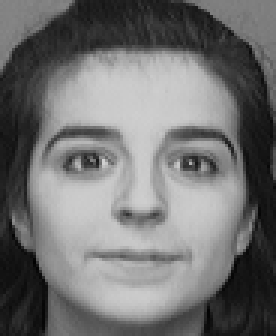
//> input picture jetson_tk1/face_recognition/data/s10/10.pgm, 92 x 112 px, given in place of the camera (shown 3 times larger)
$ ./face_recognition data/s10/10.pgm   (built with g++ and OpenCV 4)
//> lines starting //> are read from the running program, lines starting //| are printed output that depends on the picture
// [44 lines of licence text are left out]

#include <stdio.h>
#include <unistd.h>
#include <fcntl.h>
#include <iostream>
#include <vector>
#include <string>
#include "face_recognition.h"

std::string g_name_cascade = "../face_detection/data/haarcascades/haarcascade_frontalface_alt.xml";
std::string g_name_nested_cascade = "../face_detection/data/haarcascades/haarcascade_eye_tree_eyeglasses.xml";
std::string g_save_model_path = "face_recognition_model.txt";

cv::Ptr<cv::FaceRecognizer> g_model;
FaceRecognition g_face_recognition;

FaceRecognition::FaceRecognition(void)
{
    serial_id_ = open(DEVICE, O_WRONLY);

    if (!serial_id_) {
        std::cout << "Open UART failed!" << std::endl;
        close(serial_id_);
        exit(1);
    }
}

FaceRecognition::~FaceRecognition(void)
{
    close(serial_id_);
}

void FaceRecognition::detectAndDraw(cv::Mat image,
                                    cv::CascadeClassifier &cascade,
                                    cv::CascadeClassifier &nested_cascade,
                                    double scale,
                                    bool try_flip)
{
    int    i    = 0;
    double tick = 0.0;
    std::vector<cv::Rect> faces_a, faces_b;
    cv::Scalar colors[] = {
        CV_RGB(0, 0, 255),
        CV_RGB(0, 128, 255),
        CV_RGB(0, 255, 255),
        CV_RGB(0, 255, 0),
        CV_RGB(255, 128, 0),
        CV_RGB(255, 255, 0),
        CV_RGB(255, 0, 0),
        CV_RGB(255, 0, 255)
    };
    cv::Mat image_gray;
    cv::Mat image_small(cvRound(image.rows / scale),
                        cvRound(image.cols / scale),
                        CV_8UC1);
    // Convert to gray image.
    cv::cvtColor(image, image_gray, CV_BGR2GRAY);
    // Convert gray image to small size.
    cv::resize(image_gray, image_small, image_small.size(), 0, 0,
               cv::INTER_LINEAR);
    cv::equalizeHist(image_small, image_small);

    tick = (double)cvGetTickCount();
    cascade.detectMultiScale(image_small, faces_a, 1.1, 2, 0 |
                             CV_HAAR_SCALE_IMAGE, cv::Size(30, 30));

    if (try_flip) {
        cv::flip(image_small, image_small, 1);
        cascade.detectMultiScale(image_small, faces_b, 1.1, 2, 0 |
                                 CV_HAAR_SCALE_IMAGE, cv::Size(30, 30));
        std::vector<cv::Rect>::const_iterator it = faces_b.begin();
        for (; it != faces_b.end(); it++) {
            faces_a.push_back(cv::Rect(image_small.cols - it->x - it->width,
                                       it->y, it->width, it->height));
        }
    }

    // Calculate detection's time.
    tick = (double)cvGetTickCount() - tick;
    std::cout << "Detection time: "
              << tick / ((double)cvGetTickCount() * 1000.0)
              << " ms"
              << std::endl;

    std::vector<cv::Rect>::const_iterator it = faces_a.begin();
    for (; it != faces_a.end(); it++, i++) {
        int radius;
        double aspect_ratio = (double)it->width / it->height;
        std::vector<cv::Rect> nested_objects;
        cv::Mat small_image_roi;
        cv::Point center;
        cv::Scalar color = colors[i % 8];

        // Capture detected face and predict it.
        cv::Mat image_gray;
        cv::Mat image_result(cvRound(IMG_HEIGH), cvRound(IMG_WIDTH), CV_8UC1);
        cv::Mat image_temp;
        cv::Rect rect;
        rect.x = cvRound(it->x * scale);
        rect.y = cvRound(it->y * scale);
        rect.height = cvRound(it->height * scale);
        rect.width  = cvRound(it->width  * scale);
        image_temp  = image(rect);
        cv::cvtColor(image_temp, image_gray, CV_BGR2GRAY);
        cv::resize(image_gray, image_result, image_result.size(), 0, 0,
                   cv::INTER_LINEAR);
        int predicted_label = g_model->predict(image_result);

        std::cout << "*************************" << std::endl
                  << "The predicted label: "     << predicted_label
                  << std::endl
                  << "*************************"
                  << std::endl;

        // Recognize specific face for sending character to serial device.
        if (predicted_label == 1) {
            g_face_recognition.writeCharToSerial('Y');
        }
        else {
            g_face_recognition.writeCharToSerial('N');
        }

        // Draw the circle for faces.
        if (0.75 < aspect_ratio && aspect_ratio > 1.3) {
            center.x = cvRound((it->x + it->width * 0.5) * scale);
            center.y = cvRound((it->y + it->height * 0.5) * scale);
            radius = cvRound((it->width + it->height) * 0.25 * scale);
            cv::circle(image, center, radius, color, 3, 8, 0);
        }
        else {
            // Draw the rectangle for faces.
            cv::rectangle(image,
                          cvPoint(cvRound(it->x * scale),
                                  cvRound(it->y * scale)),
                          cvPoint(cvRound((it->x + it->width  - 1) * scale),
                                  cvRound((it->y + it->height - 1) * scale)),
                          color,
                          3,
                          8,
                          0);
            if (nested_cascade.empty()) {
                continue ;
            }
            small_image_roi = image_small(*it);
            nested_cascade.detectMultiScale(small_image_roi, nested_objects,
                                            1.1, 2, 0 | CV_HAAR_SCALE_IMAGE,
                                            cv::Size(30, 30));
            std::vector<cv::Rect>::const_iterator it_temp =
                nested_objects.begin();
            // Draw the circle for eyes.
            for (; it_temp != nested_objects.end(); it_temp++) {
                center.x = cvRound((it->x + it_temp->x + it_temp->width * 0.5)
                    * scale);
                center.y = cvRound((it->y + it_temp->y + it_temp->height * 0.5)
                    * scale);
                radius = cvRound((it_temp->width + it_temp->height) * 0.25
                    * scale);
                cv::circle(image, center, radius, color, 3, 8, 0);
            }
        }
    }
    // Open camera window.
    cv::imshow("Face Recognition", image);
}

void FaceRecognition::getUseHelp(void)
{
    std::cout << std::endl
              << "This program demonstrates the cascade recognizer. Now you "
              << "can use Haar or LBP features.\n"
              << "This classifier can recognize many kinds of rigid objects, "
              << "once the appropriate classifier is trained.\n"
              << "It's most known use is for faces.\n"
              << "Usage:\n"
              << "./face_recognition\n"
              << "[--cascade=<cascade_path> this is the primary trained "
              << "classifier such as frontal face]\n"
              << "[--nested-cascade[=nested_cascade_path this an optional "
              << "secondary classifier such as eyes]]\n"
              << "[--scale=<image scale greater or equal to 1, try 1.3 for "
              << "example>]\n"
              << "[--try-flip]\n"
              << "[filename|camera_index]\n\n"
              << "During execution:\n\tHit any key to quit.\n"
              << "\tUsing OpenCV version "
              << CV_VERSION
              << std::endl
              << std::endl;
}

bool FaceRecognition::writeCharToSerial(char ch)
{
    if (write(serial_id_, &ch, sizeof(ch)) == -1) {
        return false;
    }

    return true;
}

int main(int argc, char **argv)
{
    bool try_flip = false;
    std::string scale_param = "--scale=";
    size_t scale_param_length = scale_param.length();
    std::string cascade_param = "--cascade=";
    size_t cascade_param_length = cascade_param.length();
    std::string nested_cascade_param = "--nested-cascade=";
    size_t nested_cascade_param_length =  nested_cascade_param.length();
    std::string try_flip_param = "--try-flip=";
    size_t try_flip_param_length = try_flip_param.length();
    std::string name_input;
    double scale = 1.0;
    cv::Mat frame;
    cv::Mat frame_copy;
    cv::Mat image;
    cv::CascadeClassifier cascade;
    cv::CascadeClassifier nested_cascade;
    CvCapture *capture = 0;

    g_face_recognition.getUseHelp();

    // Load trained model.
    g_model = cv::createLBPHFaceRecognizer();
    g_model->load(g_save_model_path);
//> (this line was passed over: load is not available in this run)

    std::cout << "*************************" << std::endl
              << "   Load model finished   " << std::endl
              << "*************************" << std::endl
              << std::endl;

    // Load command line parameters.
    for (int i = 1; i < argc; i++) {
        std::cout << "Processing " << i << " " << argv[i] << std::endl;
        if (cascade_param.compare(0,
                                  cascade_param_length,
                                  argv[i],
                                  cascade_param_length) == 0) {
            g_name_cascade.assign(argv[i] + cascade_param_length);
            std::cout << "Cascade name: " << g_name_cascade
                      << std::endl;
        }
        else if (nested_cascade_param.compare(0,
                                              nested_cascade_param_length,
                                              argv[i],
                                              nested_cascade_param_length) == 0) {
            if (argv[i][nested_cascade_param.length()] == '=') {
               g_name_nested_cascade.assign(argv[i] +
                                            nested_cascade_param.length() + 1);
            }
            if (!nested_cascade.load(g_name_nested_cascade)) {
                std::cerr << "Load nested cascade classifier failed!"
                          << std::endl;
            }
        }
        else if (scale_param.compare(0,
                                     scale_param_length,
                                     argv[i],
                                     scale_param_length) == 0) {
            if(!sscanf(argv[i] + scale_param.length(), "%lf", &scale) ||
                scale < 1) {
                scale = 1;
            }
            std::cout << "Scale: " << scale << std::endl;
        }
        else if (try_flip_param.compare(0,
                                        try_flip_param_length,
                                        argv[i],
                                        try_flip_param_length) == 0) {
            try_flip = true;
            std::cout << " Try to flip image horizontally."
                      << std::endl;
        }
        else if (argv[i][0] == '-') {
            std::cerr << "Unknown option %s" << argv[i] << std::endl;
        }
        else {
            name_input.assign(argv[i]);
        }
    }

    if (!cascade.load(g_name_cascade)) {
        std::cerr << "Load cascade classifier failed!" << std::endl;
        g_face_recognition.getUseHelp();
        return -1;
    }

    if (name_input.empty() || (isdigit(name_input.c_str()[0]) &&
        name_input.c_str()[1]) == '\0') {
        capture = cvCaptureFromCAM(name_input.empty() ? 0 :
                                   name_input.c_str()[0] - '0');
        int camera = name_input.empty() ? 0 : name_input.c_str()[0] - '0';
        if (!capture) {
            std::cerr << "Capture from CAM " << camera << "doesn't work!"
                      << std::endl;
        }
    }
    else if (name_input.size()) {
        image = cv::imread(name_input, 1);
        if (image.empty()) {
            capture = cvCaptureFromAVI(name_input.c_str());
            if (!capture) {
                std::cerr << "Capture from AVI doesn't work!" << std::endl;
            }
        }
    }
    else {
        image = cv::imread("lena.jpg", 1);
        if (image.empty()) {
            std::cerr << "Read lena.jpg failed!" << std::endl;
        }
    }

    cvNamedWindow("Face Recognition", 1);

    if (capture) {
        std::cout << "In capture..." << std::endl;
        for (;;) {
            IplImage *ipl_image = cvQueryFrame(capture);
//> ipl_image is the input picture: 112 rows x 92 cols, CV_8UC3; min 1, max 208, mean 113.6
            frame = ipl_image;
            while (frame.dims == 0) {
                ipl_image = cvQueryFrame(capture);
                frame = ipl_image;
            }
            if (frame.empty()) {
                break;
            }
            if (ipl_image->origin == IPL_ORIGIN_TL) {
                frame.copyTo(frame_copy);
            }
            else {
                cv::flip(frame, frame_copy, 0);
            }

            g_face_recognition.detectAndDraw(frame_copy,
                                             cascade,
                                             nested_cascade,
                                             scale,
                                             try_flip);
//> in detectAndDraw, `cv::equalizeHist(image_small, image_small);`:
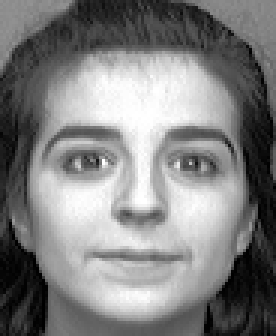
//> image_small: 112 rows x 92 cols, CV_8UC1 (shown 3 times larger); min 0, max 255, mean 128.4
//> in detectAndDraw, `cascade.detectMultiScale(image_small, faces_a, 1.1, 2, 0 | CV_HAAR_SCA..`: faces_a = 1 Rect (x, y, width, height): [9, 24, 75, 75]
//> (the run ends here: the program stops with an error, at `int predicted_label = g_model->predict(image_result);`)

$ run again, on jetson_tk1/face_recognition/data/s10/3.pgm
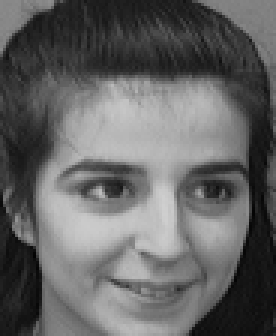
//> input picture jetson_tk1/face_recognition/data/s10/3.pgm, 92 x 112 px, given in place of the camera (shown 3 times larger)
//> ipl_image is the input picture: 112 rows x 92 cols, CV_8UC3; min 3, max 207, mean 99.9
//> in detectAndDraw, `cv::equalizeHist(image_small, image_small);`:
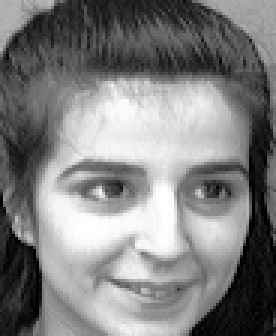
//> image_small: 112 rows x 92 cols, CV_8UC1 (shown 3 times larger); min 0, max 255, mean 128.2
//> faces_a = 1 Rect (x, y, width, height): [14, 34, 73, 73]

$ run again, on jetson_tk1/face_recognition/data/s10/9.pgm
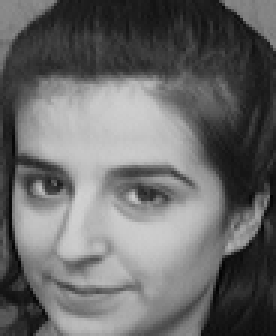
//> input picture jetson_tk1/face_recognition/data/s10/9.pgm, 92 x 112 px, given in place of the camera (shown 3 times larger)
//> ipl_image is the input picture: 112 rows x 92 cols, CV_8UC3; min 2, max 209, mean 105.4
//> in detectAndDraw, `cv::equalizeHist(image_small, image_small);`:
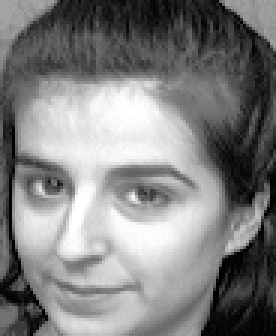
//> image_small: 112 rows x 92 cols, CV_8UC1 (shown 3 times larger); min 0, max 255, mean 128.3
//> faces_a = 1 Rect (x, y, width, height): [0, 36, 70, 70]
